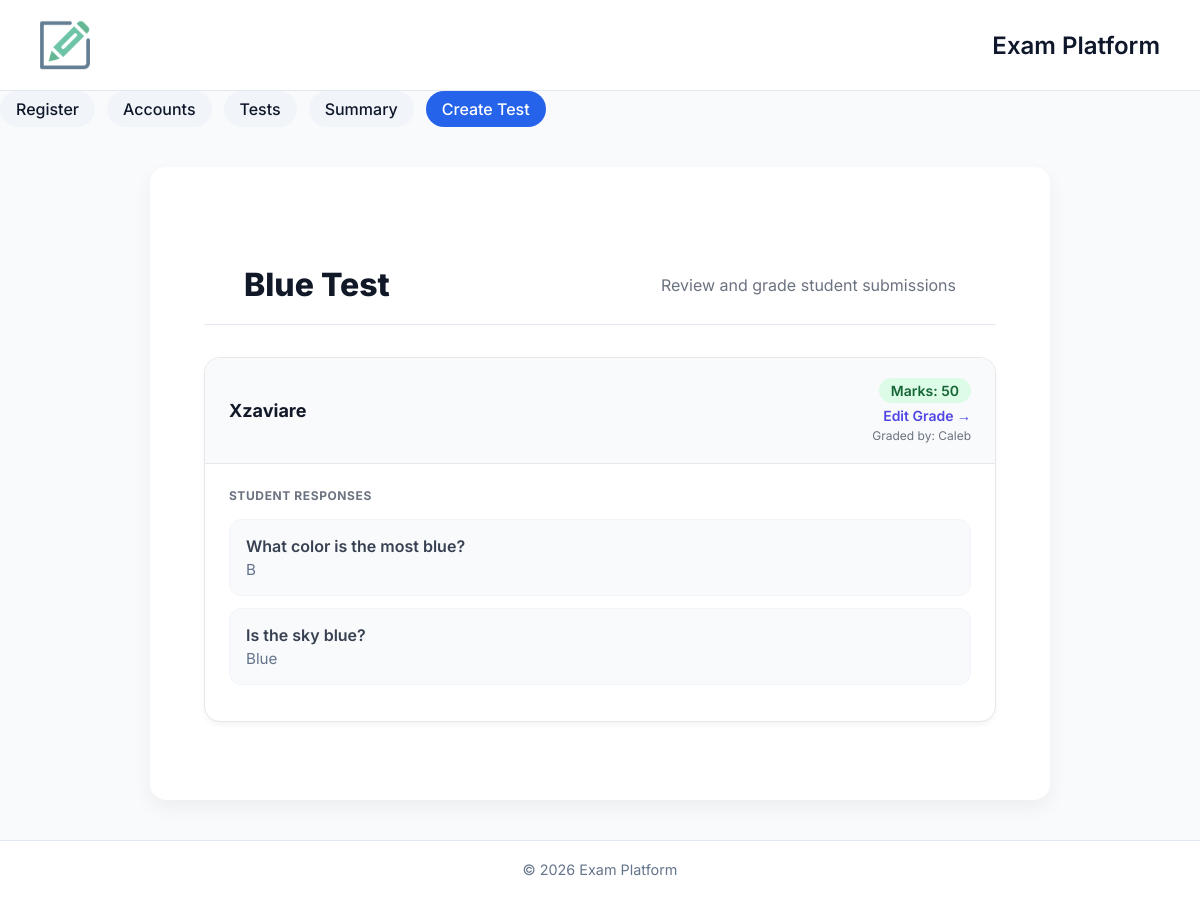
/test/1/submissions, run on an earlier commit of the app's database.
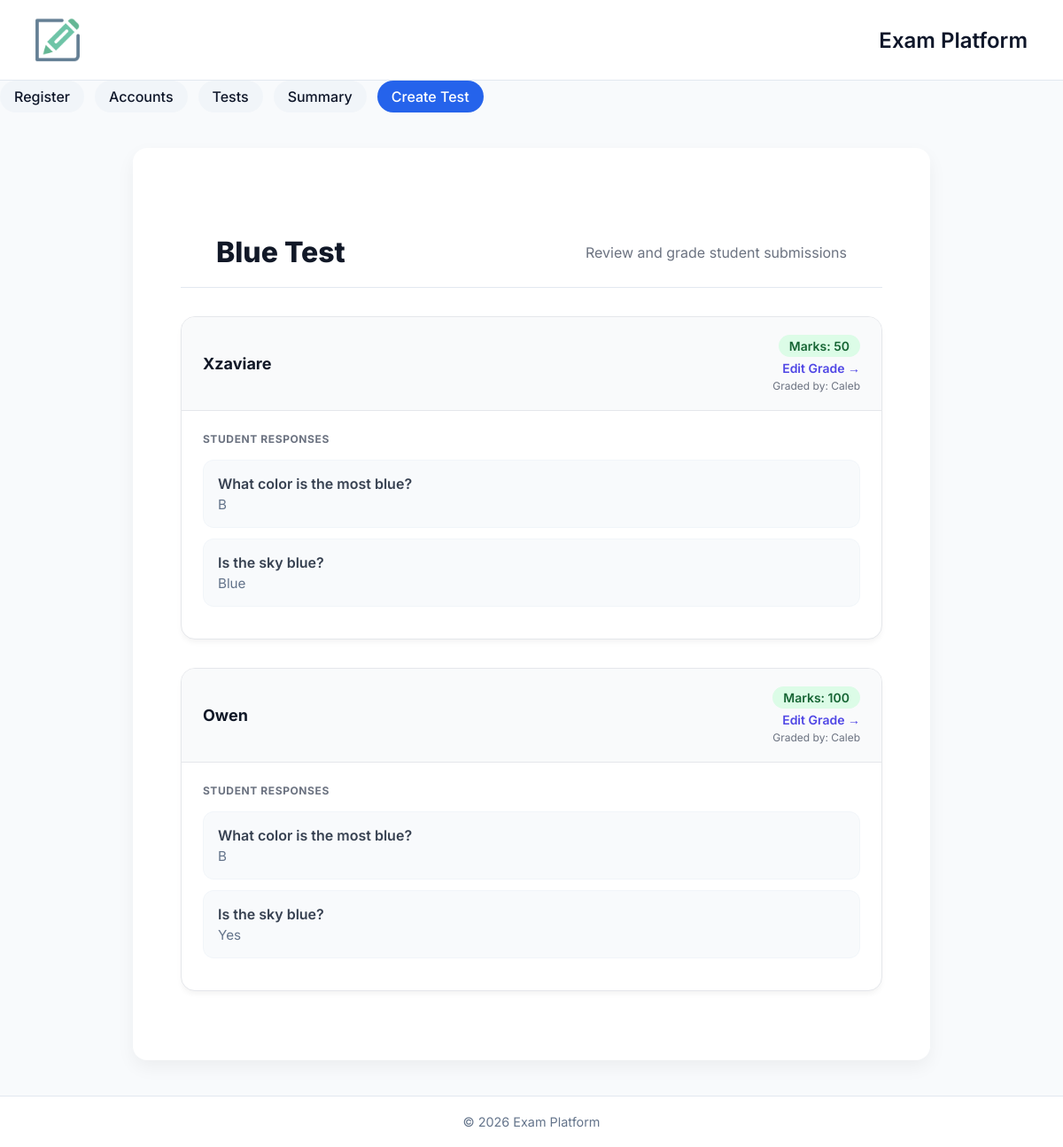
And on a later commit of the database.
### app/models/test.py (models this page shows)
class Test(db.Model):
    __tablename__ = "tests"
    id = db.Column(db.Integer, primary_key=True)
    title = db.Column(db.String(255))
    teacher_id = db.Column(db.Integer, db.ForeignKey("users.id"))
    is_timed = db.Column(db.Boolean, default=False)
    duration = db.Column(db.Integer, nullable=True)
    created_at = db.Column(db.DateTime, default=db.func.current_timestamp())
    teacher = db.relationship("User", back_populates="tests_created")
    questions = db.relationship("Question", back_populates="test", lazy=True)
    submissions = db.relationship("Submission", back_populates="test", lazy="select")

### app/models/submission.py (models this page shows)
class Submission(db.Model):
    __tablename__ = "submissions"
    id = db.Column(db.Integer, primary_key=True)
    test_id = db.Column(db.Integer, db.ForeignKey("tests.id"))
    student_id = db.Column(db.Integer, db.ForeignKey("users.id"))
    marks = db.Column(db.Integer)
    graded_by = db.Column(db.Integer, db.ForeignKey("users.id"))
    submitted_at = db.Column(db.DateTime, default=db.func.current_timestamp())
    is_late = db.Column(db.Boolean, default=False)
    test = db.relationship("Test", back_populates="submissions")
    student = db.relationship("User", back_populates="submissions", foreign_keys=[student_id])
    grader = db.relationship("User", back_populates="graded_submissions", foreign_keys=[graded_by])
    answers = db.relationship("Answer", back_populates="submission", lazy=True)

### app/models/user.py (models this page shows)
class User(db.Model):
    __tablename__ = "users"
    id = db.Column(db.Integer, primary_key=True)
    name = db.Column(db.String(100))
    email = db.Column(db.String(100))
    role = db.Column(db.Enum("student", "teacher"))
    created_at = db.Column(db.DateTime, default=db.func.current_timestamp())
    submissions = db.relationship(
        "Submission",
        back_populates="student",
        foreign_keys="Submission.student_id"
    )
    graded_submissions = db.relationship(
        "Submission",
        back_populates="grader",
        foreign_keys="Submission.graded_by"
    )
    tests_created = db.relationship("Test", back_populates="teacher")

### app/models/answer.py (models this page shows, shortened)
class Answer(db.Model):
    __tablename__ = "answers"
    id = db.Column(db.Integer, primary_key=True)
    submission_id = db.Column(db.Integer, db.ForeignKey("submissions.id"), nullable=False)
    question_id = db.Column(db.Integer, db.ForeignKey("questions.id"), nullable=False)
    answer_text = db.Column(db.Text, nullable=False)
    submission = db.relationship("Submission", back_populates="answers")
    question = db.relationship("Question", back_populates="answers")

### app/models/question.py (models this page shows)
class Question(db.Model):
    __tablename__ = "questions"
    id = db.Column(db.Integer, primary_key=True)
    test_id = db.Column(db.Integer, db.ForeignKey("tests.id"))
    question_text = db.Column(db.Text)
    type = db.Column(db.Enum('open', 'mcq'), default='open')  # now supports MCQ
    option_a = db.Column(db.String(255))
    option_b = db.Column(db.String(255))
    option_c = db.Column(db.String(255))
    option_d = db.Column(db.String(255))
    correct_answer = db.Column(db.String(1))  # 'A', 'B', 'C', or 'D'
    test = db.relationship("Test", back_populates="questions")
    answers = db.relationship("Answer", back_populates="question", lazy=True)

### app/routes/routes.py (the view)
@bp.route("/test/<int:test_id>/submissions")
def view_submissions(test_id):
    test = Test.query.get_or_404(test_id)
    submissions = Submission.query.filter_by(test_id=test.id).all()
    return render_template("submissions.html", test=test, submissions=submissions)

### app/templates/submissions.html (shortened to what this page needs)
{% extends "base.html" %}
{% block content %}
<div class="submissions-container">
    <header class="page-header">
        <h1 class="page-title">{{ test.title }}</h1>
        <p style="color: #6b7280;">Review and grade student submissions</p>
    </header>
    <div class="submissions-list">
        {% for submission in submissions %}
        <div class="submission-card">
            <div class="card-header">
                <div class="student-info">
                    <h3>{{ submission.student.name }}</h3>
                </div>
                <div class="grade-info">
                    <span class="badge {% if submission.marks is not none %}badge-graded{% else %}badge-pending{% endif %}">
                        Marks: {{ submission.marks if submission.marks is not none else "Not graded" }}
                    </span>
                    <a href="/submission/{{ submission.id }}/grade" class="grade-link">
                        {% if submission.marks is not none %}
                            Edit Grade →
                        {% else %}
                            Grade →
                        {% endif %}
                    </a>
                    {% if submission.graded_by %}
                        <div class="grader-info">
                            Graded by: {{ submission.grader.name }}
                        </div>
                    {% endif %}
                </div>
            </div>
            <div class="answers-section">
                <h4 class="answers-title">Student Responses</h4>
                {% for answer in submission.answers %}
                <div class="answer-item">
                    <span class="question-text">{{ answer.question.question_text }}</span>
                    <p class="answer-text">{{ answer.answer_text }}</p>
                </div>
                {% endfor %}
            </div>
        </div>
        {% else %}
        <div class="submission-card empty-state">
            No submissions found for this test yet.
        </div>
        {% endfor %}
    </div>
</div>
{% endblock %}

### app/templates/base.html (shortened to what this page needs)
<!DOCTYPE html>
<html lang="en">
<head>
</head>
<body>
<header>
        <img class="img" src="{{ url_for('static', filename='160FInal.png') }}" alt="Exam Platforms Logo">
   <h1>Exam Platform</h1>
</header>
    <nav>
        <a href="/register">Register</a>
        <a href="/accounts">Accounts</a>
        <a href="/tests">Tests</a>
        <a href="/tests/summary">Summary</a>
        <a href="/create_test">Create Test</a>
    </nav>
<main>
    <div class="card">
        {% block content %}{% endblock %}
    </div>
</main>
<footer>
    <p>© 2026 Exam Platform</p>
</footer>
</body>
</html>

### app/templates/base.html (style rules this page uses)
* { margin: 0; padding: 0; box-sizing: border-box; font-family: 'Inter', sans-serif; }
body { background: #f8fafc; color: #0f172a; min-height: 100vh; display: flex; flex-direction: column; }
header { background: #ffffff; padding: 20px 40px; display: flex; justify-content: space-between; align-items: center; border-bottom: 1px solid #e2e8f0; }
h1 { font-size: 1.5rem; font-weight: 600; }
nav { display: flex; gap: 12px; }
nav a { padding: 8px 16px; border-radius: 999px; background: #f1f5f9; color: #0f172a; text-decoration: none; font-weight: 500; transition: all 0.25s ease; }
nav a:last-child { background: #2563eb; color: white; }
main { flex: 1; padding: 40px; }
.card { background: #ffffff; padding: 30px; border-radius: 16px; box-shadow: 0 8px 20px rgba(0,0,0,0.05); max-width: 900px; margin: auto; }
footer { text-align: center; padding: 20px; font-size: 0.9rem; color: #64748b; border-top: 1px solid #e2e8f0; background: #ffffff; }
.img { width: 50px; height: 50px; }

### app/templates/submissions.html (style rules this page uses)
.submissions-container { max-width: 900px; margin: 3rem auto; padding: 0 1.5rem; font-family: 'Inter', system-ui, -apple-system, sans-serif; }
.page-header { margin-bottom: 2rem; }
.page-title { font-size: 2rem; font-weight: 800; color: #111827; margin: 0; }
.submission-card { background: white; border-radius: 1rem; border: 1px solid #e5e7eb; box-shadow: 0 4px 6px -1px rgba(0, 0, 0, 0.05); margin-bottom: 2rem; overflow: hidden; }
.card-header { padding: 1.25rem 1.5rem; background: #f9fafb; border-bottom: 1px solid #e5e7eb; display: flex; justify-content: space-between; align-items: center; }
.student-info h3 { margin: 0; font-size: 1.125rem; font-weight: 700; color: #111827; }
.grade-info { display: flex; flex-direction: column; align-items: flex-end; gap: 0.25rem; }
.badge { padding: 0.25rem 0.75rem; border-radius: 9999px; font-size: 0.875rem; font-weight: 600; }
.badge-graded { background: #dcfce7; color: #166534; }
.grade-link { font-size: 0.875rem; font-weight: 600; color: #4f46e5; text-decoration: none; }
.grader-info { font-size: 0.75rem; color: #6b7280; }
.answers-section { padding: 1.5rem; }
.answers-title { font-size: 0.75rem; font-weight: 700; text-transform: uppercase; letter-spacing: 0.05em; color: #6b7280; margin-bottom: 1rem; }
.answer-item { background: #f8fafc; border: 1px solid #f1f5f9; border-radius: 0.75rem; padding: 1rem; margin-bottom: 0.75rem; }
.question-text { font-weight: 600; color: #374151; display: block; margin-bottom: 0.25rem; }
.answer-text { color: #64748b; font-size: 0.95rem; }

What changed in the data, as far as the page shows it:
added Submission: student.name "Owen", marks "100", shows "Edit Grade →", grader.name "Caleb"
added Answer: question.question_text "What color is the most blue?", answer_text "B", shown under "Owen"
added Answer: question.question_text "Is the sky blue?", answer_text "Yes", shown under "Owen"
